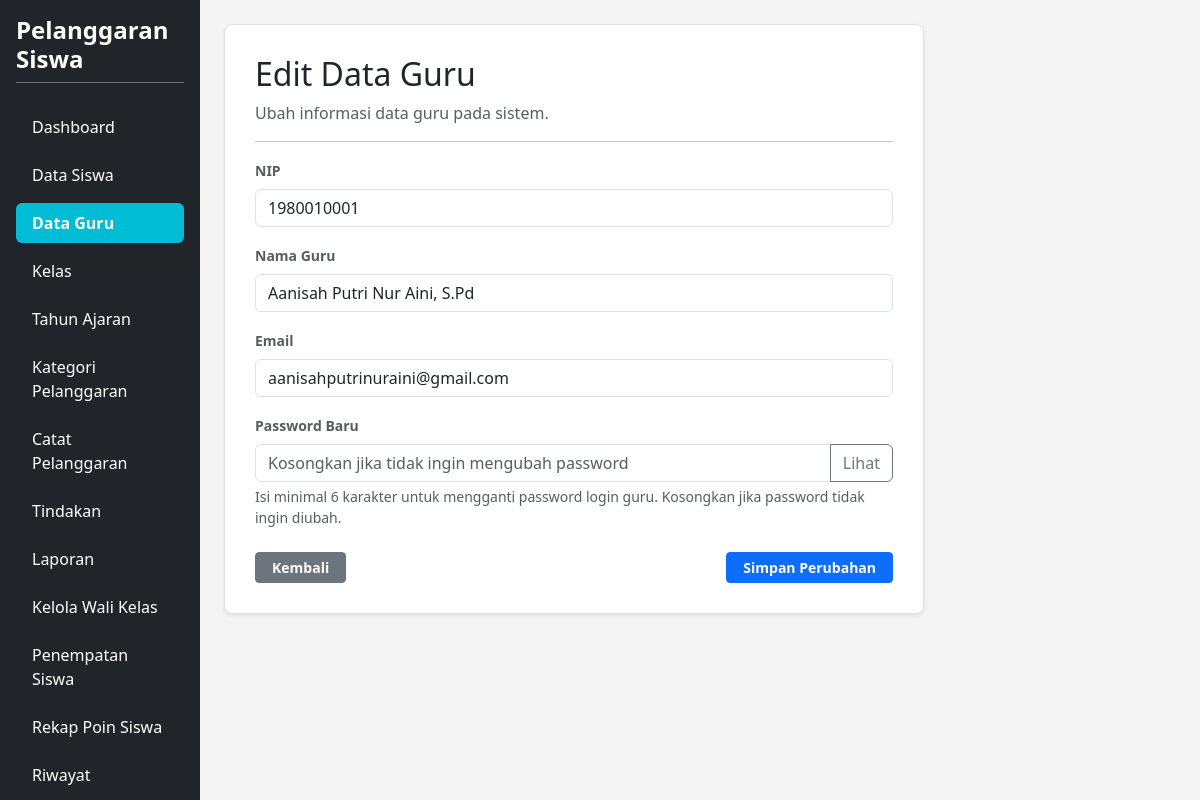
The app's page /edit_guru.php?id=1 (signed in) with its own data.
### tables this page shows
CREATE TABLE `t_guru` (
  `id` int(11) NOT NULL,
  `nip` varchar(17) NOT NULL,
  `nama` varchar(150) NOT NULL,
  `email` varchar(150) NOT NULL,
  `status_aktif` tinyint(1) NOT NULL,
  `user_id` int(11) NOT NULL,
  `created_at` timestamp NOT NULL DEFAULT current_timestamp(),
  `updated_at` timestamp NOT NULL DEFAULT current_timestamp()
);

### edit_guru.php (the view, shortened to what this page needs)
<?php
$title = 'Edit Data Guru';
$db_connection = $conn ?? $koneksi ?? @mysqli_connect("localhost", "root", "", "db_ukk_2026");
$id = (int)($_GET['id'] ?? 0);
$check_nis = @mysqli_query($db_connection, "SHOW COLUMNS FROM t_guru LIKE 'nis'");
$kolom_id = ($check_nis && mysqli_num_rows($check_nis) > 0) ? 'nis' : 'nip';
$stmt = mysqli_prepare($db_connection, "SELECT *, $kolom_id AS nis_val FROM t_guru WHERE id = ? LIMIT 1");
mysqli_stmt_bind_param($stmt, "i", $id);
mysqli_stmt_execute($stmt);
$result = mysqli_stmt_get_result($stmt);
$data = mysqli_fetch_assoc($result);
?>
<!DOCTYPE html>
<html lang="id">
<head>
    <link href="https://cdn.jsdelivr.net/npm/bootstrap@5.3.8/dist/css/bootstrap.min.css" rel="stylesheet">
</head>
<body>
<div class="container-fluid d-flex p-0" style="min-height: 100vh;">
    <div class="row flex-grow-1 g-0 w-100">
        <?php include "layout/sidebar.php"; ?>
        <main class="col-md-9 col-lg-10 p-4">
            <div class="content-card shadow-sm" style="max-width: 700px;">
                <div class="mb-3">
                    <h2><?= htmlspecialchars($title) ?></h2>
                    <p class="text-muted mb-0">Ubah informasi data guru pada sistem.</p>
                </div>
                <hr>
                <form method="POST">
                    <div class="mb-3">
                        <label class="form-label text-muted small fw-semibold"><?= strtoupper($kolom_id) ?></label>
                        <input type="text" name="nis_nip" class="form-control" inputmode="numeric" minlength="10" maxlength="17" pattern="[0-9]{10,17}" oninput="this.value=this.value.replace(/[^0-9]/g,'').slice(0,17)" value="<?= htmlspecialchars($data['nis_val']) ?>" required>
                    </div>
                    <div class="mb-3">
                        <label class="form-label text-muted small fw-semibold">Nama Guru</label>
                        <input type="text" name="nama" class="form-control" value="<?= htmlspecialchars($data['nama']) ?>" required>
                    </div>
                    <div class="mb-3">
                        <label class="form-label text-muted small fw-semibold">Email</label>
                        <input type="email" name="email" class="form-control" value="<?= htmlspecialchars($data['email']) ?>" required>
                    </div>
                    <div class="mb-3">
                        <label class="form-label text-muted small fw-semibold">Password Baru</label>
                        <div class="input-group">
                            <input type="password" name="password" id="password_guru" class="form-control" minlength="6" autocomplete="new-password" placeholder="Kosongkan jika tidak ingin mengubah password">
                            <button class="btn btn-outline-secondary" type="button" onclick="togglePasswordGuru()">Lihat</button>
                        </div>
                        <div class="form-text">Isi minimal 6 karakter untuk mengganti password login guru. Kosongkan jika password tidak ingin diubah.</div>
                    </div>
                    <div class="d-flex justify-content-between mt-4">
                        <a href="kelola_guru.php" class="btn btn-secondary btn-sm fw-semibold px-3">Kembali</a>
                        <button type="submit" class="btn btn-primary btn-sm fw-semibold px-3">Simpan Perubahan</button>
                    </div>
                </form>
            </div>
        </main>
    </div>
</div>
</body>
</html>

### edit_guru.php (style rules this page uses)
body { background-color: #f4f4f4; overflow-x: hidden; margin: 0; }
.content-card { background-color: #ffffff; border: 1px solid #e0e0e0; border-radius: 8px; padding: 30px; box-shadow: 0 2px 5px rgba(0,0,0,0.05); }

### records on screen
t_guru: nis_nip "1980010001", nama "Aanisah Putri Nur Aini, S.Pd", email "aanisahputrinuraini@gmail.com"

### other values on screen
$title "Edit Data Guru"
$kolom_id "NIP"
